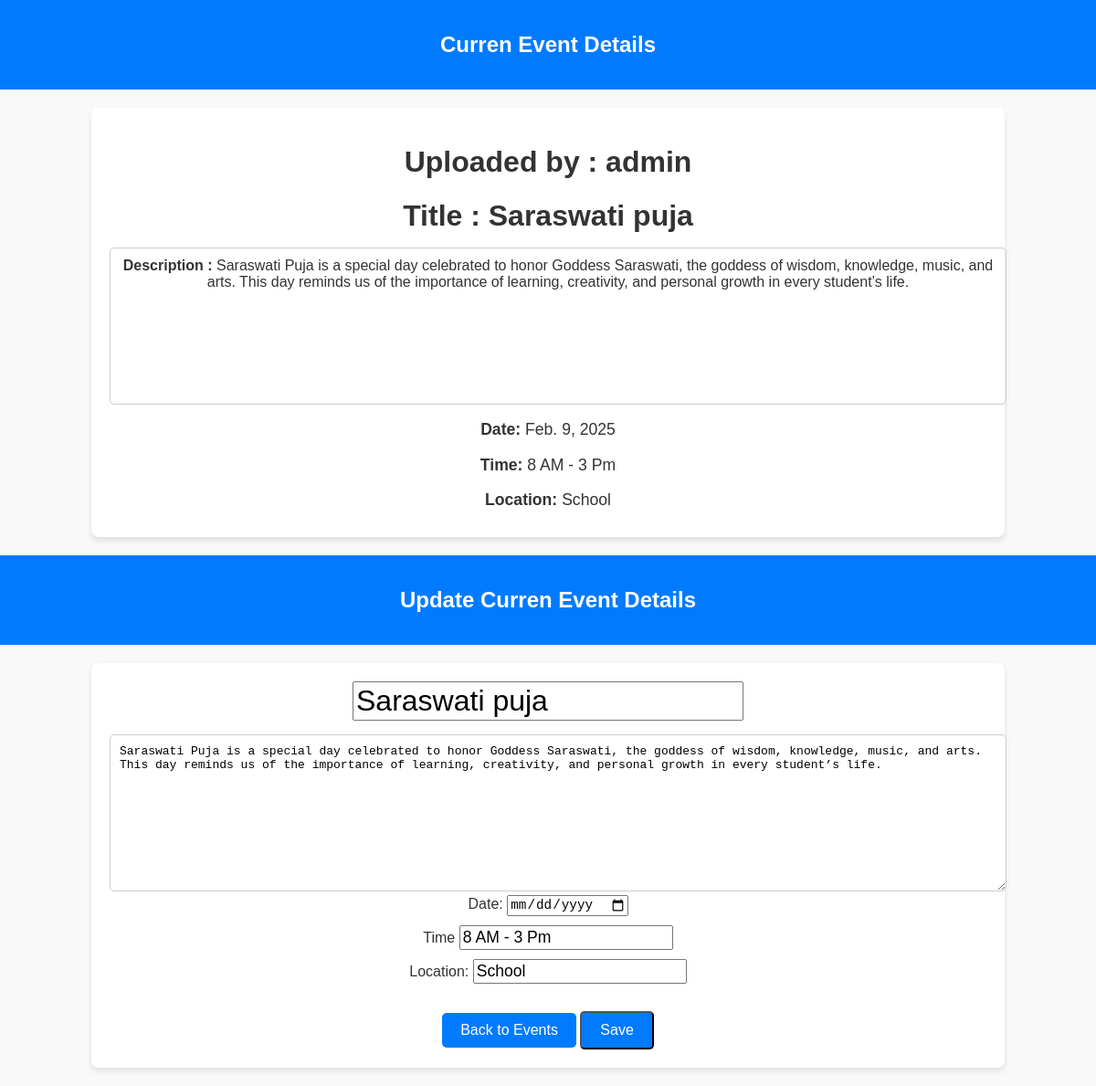
Page /Shree-Rastriya-Secondary-School/admin/event/list/7 (signed in) on the committed database.
### home/models.py (models this page shows, shortened)
class Event(models.Model):
    user=models.ForeignKey(User,on_delete=models.CASCADE,default=1)
    Title = models.CharField(max_length=100)
    date = models.DateField()
    Time = models.CharField(max_length=10)
    Location = models.CharField(max_length=100)
    Description = models.TextField()
    uploaded_date = models.DateTimeField(auto_now_add=True,)
    updated_at = models.DateTimeField(auto_now=True)

### home/views.py (the view)
# urls.py: path('Shree-Rastriya-Secondary-School/admin/event/list/<int:event_id>',views.Event_updater,name="update_event"),
@login_required
def Event_updater(request,event_id):
    if request.method == "POST":
        data = models.Event.objects.get(id=event_id)
        new_title = request.POST.get('title')
        new_Description = request.POST.get('Description')
        new_date = request.POST.get('date')
        new_location  = request.POST.get('Location')
        new_time = request.POST.get('time')
        data.Title = new_title
        data.Description = new_Description
        data.date = new_date
        data.Location = new_location
        data.Time = new_time
        data.save()
        return redirect('home:events')
    else:
     data = models.Event.objects.get(id=event_id)
     context = {
         'Event':data
     }
     return render(request,'home/event_detail.html',context)

### home/templates/home/event_detail.html (shortened to what this page needs)
<!DOCTYPE html>
<html lang="en">
<head>
</head>
<body>
    <div class="head">
        <h2> Curren Event Details  </h2>
    </div>
    <div class="container">
        <div class="event-detail">
            <h1 class="event-title"> Uploaded by : {{ Event.user.username}}</h1>
            <h1 class="event-title"> Title : {{ Event.Title }}</h1>
            <p class="event-description"> <strong> Description : </strong>{{ Event.Description }}</p>
            <p class="event-date"><strong>Date:</strong> {{ Event.date }}</p>
            <p class="event-date"><strong>Time:</strong> {{ Event.Time }}</p>
            <p class="event-location"><strong>Location:</strong> {{ Event.Location }}</p>
        </div>
    </div>
    <div class="head">
        <h2> Update Curren Event Details  </h2>
    </div>
    <form method="post" action="{% url 'home:update_event' Event.id %}">
        <div class="container">
            <div class="event-detail">
                <input class="event-title" name="title" type="text" value="{{ Event.Title }}" required><br>
                <textarea class="event-description" name="Description" required>{{ Event.Description }}</textarea><br>
                <label for="date">Date:</label>
                <input class="event-date" name="date" type="date" value="{{ Event.date }}" required><br>
                <label for="Time">Time</label>
                <input class="event-date" name="time" type="text" value="{{ Event.Time }}" required><br>
                <label for="location">Location:</label>
                <input class="event-location" name="Location" type="text" value="{{ Event.Location }}" required><br>
                <a href="{% url 'home:events' %}" class="back-btn">Back to Events</a>
                <button type="submit" class="back-btn">Save</button>
            </div>
        </div>
    </form>
</body>
</html>

### home/templates/home/event_detail.html (style rules this page uses)
body { font-family: 'Arial', sans-serif; margin: 0; padding: 0; background-color: #f9f9f9; color: #333; }
.head { background-color: #007bff; color: white; padding: 15px; text-align: center; }
.container { width: 80%; margin: 20px auto; background-color: white; padding: 20px; border-radius: 8px; box-shadow: 0 4px 6px rgba(0, 0, 0, 0.1); }
.event-detail { text-align: center; }
.event-title { font-size: 2em; margin-bottom: 15px; }
.event-date, .event-location { font-size: 1.1em; margin-bottom: 10px; }
.back-btn { display: inline-block; padding: 10px 20px; background-color: #007bff; color: white; border-radius: 5px; text-decoration: none; font-size: 16px; margin-top: 20px; }
.event-description { width: 100%; height: 150px; padding: 10px; border: 1px solid #ccc; border-radius: 5px; font-size: 1em; resize: vertical; }

### rows in the picture
Event: user.username "admin", Title "Saraswati puja", Description "Saraswati Puja is a special day celebrated to honor Goddess Saraswati, the goddess of wisdom, knowledge, music, and arts. This day reminds us of the importance of learning, creativity, and personal growth in every student’s life.", date "Feb. 9, 2025", Time "8 AM - 3 Pm", Location "School", title "Saraswati puja", time "8 AM - 3 Pm"
